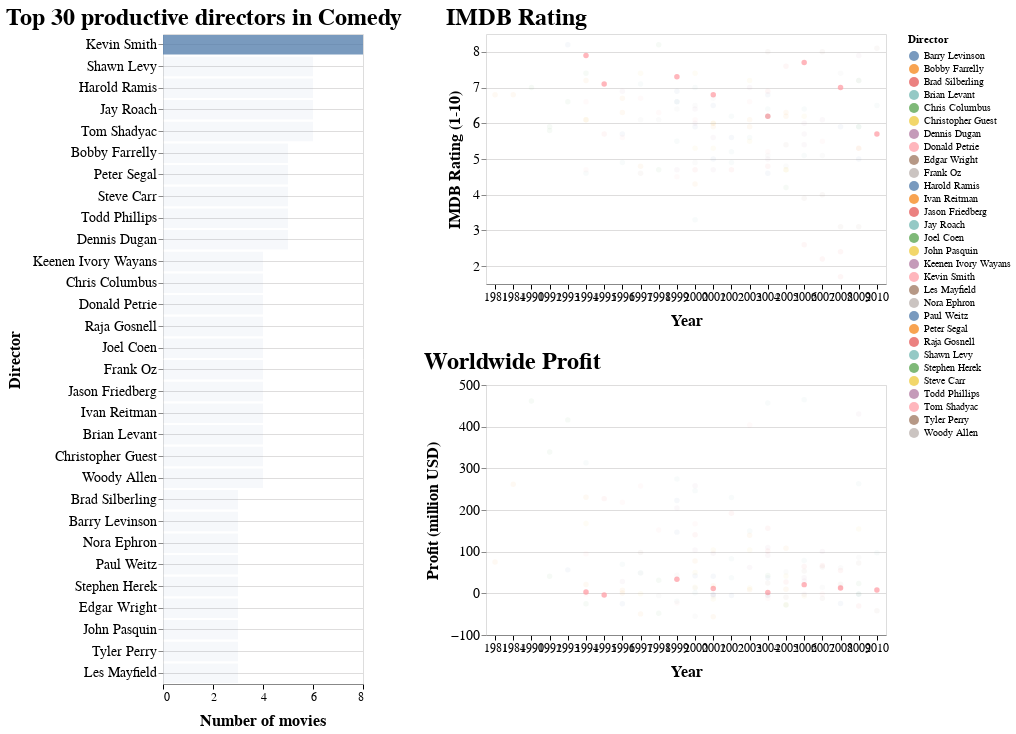

The notebook cell saved with this chart:
### Code cell
make_plot(genre = 'Comedy')

### Figure 1 — Vega-Lite specification as saved in the notebook (floating-point values rounded to 4 significant figures)
{"$schema": "https://vega.github.io/schema/vega-lite/v3.4.0.json", "config": {"axisX": {"domain": true, "domainWidth": 1, "grid": false, "gridColor": "#DEDDDD", "labelAngle": 0, "labelFont": "Arial", "labelFontSize": 12, "tickColor": "#000000", "tickSize": 5, "title": "X Axis Title (units)", "titleFont": "Arial", "titleFontSize": 16, "titlePadding": 10}, "axisY": {"domain": false, "grid": true, "gridColor": "#DEDDDD", "gridWidth": 1, "labelAngle": 0, "labelFont": "Arial", "labelFontSize": 14, "title": "Y Axis Title (units)", "titleFont": "Arial", "titleFontSize": 16, "titlePadding": 10}, "title": {"anchor": "start", "font": "Arial", "fontColor": "#000000", "fontSize": 24}, "view": {"height": 300, "width": 400}}, "datasets": {"data-1de48c468e58f005d5bb31c1f5b9267d": [{"Count": 8, "Director": "Kevin Smith", "Major_Genre": "Comedy"}, {"Count": 6, "Director": "Shawn Levy", "Major_Genre": "Comedy"}, {"Count": 6, "Director": "Harold Ramis", "Major_Genre": "Comedy"}, {"Count": 6, "Director": "Jay Roach", "Major_Genre": "Comedy"}, {"Count": 6, "Director": "Tom Shadyac", "Major_Genre": "Comedy"}, {"Count": 5, "Director": "Bobby Farrelly", "Major_Genre": "Comedy"}, {"Count": 5, "Director": "Peter Segal", "Major_Genre": "Comedy"}, {"Count": 5, "Director": "Steve Carr", "Major_Genre": "Comedy"}, {"Count": 5, "Director": "Todd Phillips", "Major_Genre": "Comedy"}, {"Count": 5, "Director": "Dennis Dugan", "Major_Genre": "Comedy"}, {"Count": 4, "Director": "Keenen Ivory Wayans", "Major_Genre": "Comedy"}, {"Count": 4, "Director": "Chris Columbus", "Major_Genre": "Comedy"}, {"Count": 4, "Director": "Donald Petrie", "Major_Genre": "Comedy"}, {"Count": 4, "Director": "Raja Gosnell", "Major_Genre": "Comedy"}, {"Count": 4, "Director": "Joel Coen", "Major_Genre": "Comedy"}, {"Count": 4, "Director": "Frank Oz", "Major_Genre": "Comedy"}, {"Count": 4, "Director": "Jason Friedberg", "Major_Genre": "Comedy"}, {"Count": 4, "Director": "Ivan Reitman", "Major_Genre": "Comedy"}, {"Count": 4, "Director": "Brian Levant", "Major_Genre": "Comedy"}, {"Count": 4, "Director": "Christopher Guest", "Major_Genre": "Comedy"}, {"Count": 4, "Director": "Woody Allen", "Major_Genre": "Comedy"}, {"Count": 3, "Director": "Brad Silberling", "Major_Genre": "Comedy"}, {"Count": 3, "Director": "Barry Levinson", "Major_Genre": "Comedy"}, {"Count": 3, "Director": "Nora Ephron", "Major_Genre": "Comedy"}, {"Count": 3, "Director": "Paul Weitz", "Major_Genre": "Comedy"}, {"Count": 3, "Director": "Stephen Herek", "Major_Genre": "Comedy"}, {"Count": 3, "Director": "Edgar Wright", "Major_Genre": "Comedy"}, {"Count": 3, "Director": "John Pasquin", "Major_Genre": "Comedy"}, {"Count": 3, "Director": "Tyler Perry", "Major_Genre": "Comedy"}, {"Count": 3, "Director": "Les Mayfield", "Major_Genre": "Comedy"}], "data-b2b71579100f23351480873e3c0777b7": [{"Count": 6, "Director": "Tom Shadyac", "IMDB_Rating": 6.6, "MPAA_Rating": "PG-13", "Major_Genre": "Comedy", "Profit_Million": 95.22, "Title": "Ace Ventura: Pet Detective", "Year": 1994}, {"Count": 6, "Director": "Tom Shadyac", "IMDB_Rating": 5.6, "MPAA_Rating": "PG-13", "Major_Genre": "Comedy", "Profit_Million": 218.8, "Title": "The Nutty Professor", "Year": 1996}, {"Count": 6, "Director": "Tom Shadyac", "IMDB_Rating": 5.5, "MPAA_Rating": "PG", "Major_Genre": "Comedy", "Profit_Million": -1.781, "Title": "Evan Almighty", "Year": 2007}, {"Count": 6, "Director": "Tom Shadyac", "IMDB_Rating": 6.6, "MPAA_Rating": "PG-13", "Major_Genre": "Comedy", "Profit_Million": 404.0, "Title": "Bruce Almighty", "Year": 2003}, {"Count": 6, "Director": "Tom Shadyac", "IMDB_Rating": 6.7, "MPAA_Rating": "PG-13", "Major_Genre": "Comedy", "Profit_Million": 257.7, "Title": "Liar Liar", "Year": 1997}, {"Count": 6, "Director": "Tom Shadyac", "IMDB_Rating": 6.3, "MPAA_Rating": "PG-13", "Major_Genre": "Comedy", "Profit_Million": 152.2, "Title": "Patch Adams", "Year": 1998}, {"Count": 8, "Director": "Kevin Smith", "IMDB_Rating": 7.9, "MPAA_Rating": "R", "Major_Genre": "Comedy", "Profit_Million": 3.046, "Title": "Clerks", "Year": 1994}, {"Count": 8, "Director": "Kevin Smith", "IMDB_Rating": 7.1, "MPAA_Rating": "R", "Major_Genre": "Comedy", "Profit_Million": -3.992, "Title": "Mallrats", "Year": 1995}, {"Count": 8, "Director": "Kevin Smith", "IMDB_Rating": 5.7, "MPAA_Rating": "R", "Major_Genre": "Comedy", "Profit_Million": 7.875, "Title": "Cop Out", "Year": 2010}, {"Count": 8, "Director": "Kevin Smith", "IMDB_Rating": 7.7, "MPAA_Rating": "R", "Major_Genre": "Comedy", "Profit_Million": 20.89, "Title": "Clerks II", "Year": 2006}, {"Count": 8, "Director": "Kevin Smith", "IMDB_Rating": 7.3, "MPAA_Rating": "R", "Major_Genre": "Comedy", "Profit_Million": 33.95, "Title": "Dogma", "Year": 1999}, {"Count": 8, "Director": "Kevin Smith", "IMDB_Rating": 6.2, "MPAA_Rating": "PG-13", "Major_Genre": "Comedy", "Profit_Million": 2.066, "Title": "Jersey Girl", "Year": 2004}, {"Count": 8, "Director": "Kevin Smith", "IMDB_Rating": 6.8, "MPAA_Rating": "R", "Major_Genre": "Comedy", "Profit_Million": 11.76, "Title": "Jay and Silent Bob Strike Back", "Year": 2001}, {"Count": 8, "Director": "Kevin Smith", "IMDB_Rating": 7, "MPAA_Rating": "R", "Major_Genre": "Comedy", "Profit_Million": 12.85, "Title": "Zack and Miri Make a Porno", "Year": 2008}, {"Count": 3, "Director": "Brad Silberling", "IMDB_Rating": 5.7, "MPAA_Rating": "PG", "Major_Genre": "Comedy", "Profit_Million": 227.3, "Title": "Casper", "Year": 1995}, {"Count": 3, "Director": "Brad Silberling", "IMDB_Rating": 5.3, "MPAA_Rating": "PG-13", "Major_Genre": "Comedy", "Profit_Million": -30.45, "Title": "Land of the Lost", "Year": 2009}, {"Count": 3, "Director": "Brad Silberling", "IMDB_Rating": 6.9, "MPAA_Rating": "PG", "Major_Genre": "Comedy", "Profit_Million": 101.6, "Title": "Lemony Snicket's A Series of Unfortunate Events", "Year": 2004}, {"Count": 5, "Director": "Bobby Farrelly", "IMDB_Rating": 7.2, "MPAA_Rating": "PG-13", "Major_Genre": "Comedy", "Profit_Million": 230.4, "Title": "Dumb & Dumber", "Year": 1994}, {"Count": 5, "Director": "Bobby Farrelly", "IMDB_Rating": 6.7, "MPAA_Rating": "R", "Major_Genre": "Comedy", "Profit_Million": 7.223, "Title": "Kingpin", "Year": 1996}, {"Count": 5, "Director": "Bobby Farrelly", "IMDB_Rating": 6.3, "MPAA_Rating": "PG-13", "Major_Genre": "Comedy", "Profit_Million": 10.07, "Title": "Fever Pitch", "Year": 2005}, {"Count": 5, "Director": "Bobby Farrelly", "IMDB_Rating": 6, "MPAA_Rating": "PG", "Major_Genre": "Comedy", "Profit_Million": -56.4, "Title": "Osmosis Jones", "Year": 2001}, {"Count": 5, "Director": "Bobby Farrelly", "IMDB_Rating": 5.9, "MPAA_Rating": "PG-13", "Major_Genre": "Comedy", "Profit_Million": 8.537, "Title": "Stuck On You", "Year": 2003}, {"Count": 4, "Director": "Brian Levant", "IMDB_Rating": 4.6, "MPAA_Rating": "PG", "Major_Genre": "Comedy", "Profit_Million": 313.5, "Title": "The Flintstones", "Year": 1994}, {"Count": 4, "Director": "Brian Levant", "IMDB_Rating": 4.9, "MPAA_Rating": "PG", "Major_Genre": "Comedy", "Profit_Million": 69.83, "Title": "Jingle All the Way", "Year": 1996}, {"Count": 4, "Director": "Brian Levant", "IMDB_Rating": 4.9, "MPAA_Rating": "PG", "Major_Genre": "Comedy", "Profit_Million": 83.01, "Title": "Snow Dogs", "Year": 2002}, {"Count": 4, "Director": "Brian Levant", "IMDB_Rating": 3.3, "MPAA_Rating": "PG", "Major_Genre": "Comedy", "Profit_Million": 1.431, "Title": "The Flintstones in Viva Rock Vegas", "Year": 2000}, {"Count": 4, "Director": "Ivan Reitman", "IMDB_Rating": 6.8, "MPAA_Rating": "PG", "Major_Genre": "Comedy", "Profit_Million": 261.6, "Title": "Ghostbusters", "Year": 1984}, {"Count": 4, "Director": "Ivan Reitman", "IMDB_Rating": 6.8, "MPAA_Rating": "R", "Major_Genre": "Comedy", "Profit_Million": 75.3, "Title": "Stripes", "Year": 1981}, {"Count": 4, "Director": "Ivan Reitman", "IMDB_Rating": 5.9, "MPAA_Rating": "PG-13", "Major_Genre": "Comedy", "Profit_Million": 18.34, "Title": "Evolution", "Year": 2001}, {"Count": 4, "Director": "Ivan Reitman", "IMDB_Rating": 4.8, "MPAA_Rating": "PG-13", "Major_Genre": "Comedy", "Profit_Million": -49.32, "Title": "Father's Day", "Year": 1997}, {"Count": 6, "Director": "Harold Ramis", "IMDB_Rating": 8.2, "MPAA_Rating": "PG", "Major_Genre": "Comedy", "Profit_Million": 56.31, "Title": "Groundhog Day", "Year": 1993}, {"Count": 6, "Director": "Harold Ramis", "IMDB_Rating": 5.7, "MPAA_Rating": "PG-13", "Major_Genre": "Comedy", "Profit_Million": -24.87, "Title": "Multiplicity", "Year": 1996}, {"Count": 6, "Director": "Harold Ramis", "IMDB_Rating": 5.6, "MPAA_Rating": "R", "Major_Genre": "Comedy", "Profit_Million": -5.005, "Title": "Analyze That", "Year": 2002}, {"Count": 6, "Director": "Harold Ramis", "IMDB_Rating": 6.6, "MPAA_Rating": "R", "Major_Genre": "Comedy", "Profit_Million": 146.9, "Title": "Analyze This", "Year": 1999}, {"Count": 6, "Director": "Harold Ramis", "IMDB_Rating": 5.9, "MPAA_Rating": "PG-13", "Major_Genre": "Comedy", "Profit_Million": 42.38, "Title": "Bedazzled", "Year": 2000}, {"Count": 6, "Director": "Harold Ramis", "IMDB_Rating": 5, "MPAA_Rating": "PG-13", "Major_Genre": "Comedy", "Profit_Million": -2.395, "Title": "Year One", "Year": 2009}, {"Count": 4, "Director": "Chris Columbus", "IMDB_Rating": 5.8, "MPAA_Rating": "PG", "Major_Genre": "Comedy", "Profit_Million": 339.0, "Title": "Home Alone 2: Lost in New York", "Year": 1992}, {"Count": 4, "Director": "Chris Columbus", "IMDB_Rating": 7, "MPAA_Rating": "PG", "Major_Genre": "Comedy", "Profit_Million": 461.7, "Title": "Home Alone", "Year": 1990}, {"Count": 4, "Director": "Chris Columbus", "IMDB_Rating": 6.6, "MPAA_Rating": "PG-13", "Major_Genre": "Comedy", "Profit_Million": 416.3, "Title": "Mrs. Doubtfire", "Year": 1993}, {"Count": 4, "Director": "Chris Columbus", "IMDB_Rating": 5.9, "MPAA_Rating": "PG-13", "Major_Genre": "Comedy", "Profit_Million": -1.617, "Title": "I Love You, Beth Cooper", "Year": 2009}, {"Count": 5, "Director": "Dennis Dugan", "IMDB_Rating": 6.9, "MPAA_Rating": "PG-13", "Major_Genre": "Comedy", "Profit_Million": 28.62, "Title": "Happy Gilmore", "Year": 1996}, {"Count": 5, "Director": "Dennis Dugan", "IMDB_Rating": 4.7, "MPAA_Rating": "PG-13", "Major_Genre": "Comedy", "Profit_Million": 204.8, "Title": "Big Daddy", "Year": 1999}, {"Count": 5, "Director": "Dennis Dugan", "IMDB_Rating": 5.4, "MPAA_Rating": "PG-13", "Major_Genre": "Comedy", "Profit_Million": 29.84, "Title": "The Benchwarmers", "Year": 2006}, {"Count": 5, "Director": "Dennis Dugan", "IMDB_Rating": 6.1, "MPAA_Rating": "PG-13", "Major_Genre": "Comedy", "Profit_Million": 100.7, "Title": "I Now Pronounce You Chuck and Larry", "Year": 2007}, {"Count": 5, "Director": "Dennis Dugan", "IMDB_Rating": 5.6, "MPAA_Rating": "R", "Major_Genre": "Comedy", "Profit_Million": -2.648, "Title": "Saving Silverman", "Year": 2001}, {"Count": 4, "Director": "Joel Coen", "IMDB_Rating": 7.4, "MPAA_Rating": "PG", "Major_Genre": "Comedy", "Profit_Million": -25.06, "Title": "The Hudsucker Proxy", "Year": 1994}, {"Count": 4, "Director": "Joel Coen", "IMDB_Rating": 7.2, "MPAA_Rating": "R", "Major_Genre": "Comedy", "Profit_Million": 23.71, "Title": "A Serious Man", "Year": 2009}, {"Count": 4, "Director": "Joel Coen", "IMDB_Rating": 8.2, "MPAA_Rating": "R", "Major_Genre": "Comedy", "Profit_Million": 31.19, "Title": "The Big Lebowski", "Year": 1998}, {"Count": 4, "Director": "Joel Coen", "IMDB_Rating": 6.2, "MPAA_Rating": "R", "Major_Genre": "Comedy", "Profit_Million": 42.69, "Title": "The Ladykillers", "Year": 2004}, {"Count": 3, "Director": "Stephen Herek", "IMDB_Rating": 5.9, "MPAA_Rating": "PG", "Major_Genre": "Comedy", "Profit_Million": 40.75, "Title": "The Mighty Ducks", "Year": 1992}, {"Count": 3, "Director": "Stephen Herek", "IMDB_Rating": 4.7, "MPAA_Rating": "PG", "Major_Genre": "Comedy", "Profit_Million": -47.93, "Title": "Holy Man", "Year": 1998}, {"Count": 3, "Director": "Stephen Herek", "IMDB_Rating": 4.2, "MPAA_Rating": "PG-13", "Major_Genre": "Comedy", "Profit_Million": -27.9, "Title": "Man of the House", "Year": 2005}, {"Count": 5, "Director": "Peter Segal", "IMDB_Rating": 6.1, "MPAA_Rating": "PG-13", "Major_Genre": "Comedy", "Profit_Million": 21.04, "Title": "Naked Gun 33 1/3: The Final Insult", "Year": 1994}, {"Count": 5, "Director": "Peter Segal", "IMDB_Rating": 6.1, "MPAA_Rating": "PG-13", "Major_Genre": "Comedy", "Profit_Million": 139.7, "Title": "Anger Management", "Year": 2003}, {"Count": 5, "Director": "Peter Segal", "IMDB_Rating": 6.2, "MPAA_Rating": "PG-13", "Major_Genre": "Comedy", "Profit_Million": 108.3, "Title": "The Longest Yard", "Year": 2005}, {"Count": 5, "Director": "Peter Segal", "IMDB_Rating": 6.3, "MPAA_Rating": "PG-13", "Major_Genre": "Comedy", "Profit_Million": 0.8318, "Title": "My Fellow Americans", "Year": 1996}, {"Count": 5, "Director": "Peter Segal", "IMDB_Rating": 4.3, "MPAA_Rating": "PG-13", "Major_Genre": "Comedy", "Profit_Million": 77.6, "Title": "Nutty Professor II: The Klumps", "Year": 2000}, {"Count": 4, "Director": "Donald Petrie", "IMDB_Rating": 4.7, "MPAA_Rating": "PG", "Major_Genre": "Comedy", "Profit_Million": -1.912, "Title": "Ri¢hie Ri¢h", "Year": 1994}, {"Count": 4, "Director": "Donald Petrie", "IMDB_Rating": 6.1, "MPAA_Rating": "PG-13", "Major_Genre": "Comedy", "Profit_Million": 167.1, "Title": "Miss Congeniality", "Year": 2000}, {"Count": 4, "Director": "Donald Petrie", "IMDB_Rating": 5.2, "MPAA_Rating": "PG-13", "Major_Genre": "Comedy", "Profit_Million": -11.53, "Title": "Welcome to Mooseport", "Year": 2004}, {"Count": 4, "Director": "Donald Petrie", "IMDB_Rating": 4.5, "MPAA_Rating": "PG", "Major_Genre": "Comedy", "Profit_Million": -23.15, "Title": "My Favorite Martian", "Year": 1999}, {"Count": 3, "Director": "John Pasquin", "IMDB_Rating": 6.1, "MPAA_Rating": "PG", "Major_Genre": "Comedy", "Profit_Million": 167.8, "Title": "The Santa Clause", "Year": 1994}, {"Count": 3, "Director": "John Pasquin", "IMDB_Rating": 5.3, "MPAA_Rating": "PG", "Major_Genre": "Comedy", "Profit_Million": -13.48, "Title": "Joe Somebody", "Year": 2001}, {"Count": 3, "Director": "John Pasquin", "IMDB_Rating": 4.7, "MPAA_Rating": "PG-13", "Major_Genre": "Comedy", "Profit_Million": 41.38, "Title": "Miss Congeniality 2: Armed and Fabulous", "Year": 2005}, {"Count": 4, "Director": "Christopher Guest", "IMDB_Rating": 7.4, "MPAA_Rating": "R", "Major_Genre": "Comedy", "Profit_Million": -1.077, "Title": "Waiting for Guffman", "Year": 1997}, {"Count": 4, "Director": "Christopher Guest", "IMDB_Rating": 7.4, "MPAA_Rating": "PG-13", "Major_Genre": "Comedy", "Profit_Million": 14.7, "Title": "Best in Show", "Year": 2000}, {"Count": 4, "Director": "Christopher Guest", "IMDB_Rating": 6.2, "MPAA_Rating": "PG-13", "Major_Genre": "Comedy", "Profit_Million": -6.45, "Title": "For Your Consideration", "Year": 2006}, {"Count": 4, "Director": "Christopher Guest", "IMDB_Rating": 7.2, "MPAA_Rating": "PG-13", "Major_Genre": "Comedy", "Profit_Million": 12.55, "Title": "A Mighty Wind", "Year": 2003}, {"Count": 3, "Director": "Paul Weitz", "IMDB_Rating": 6.9, "MPAA_Rating": "R", "Major_Genre": "Comedy", "Profit_Million": 222.8, "Title": "American Pie", "Year": 1999}, {"Count": 3, "Director": "Paul Weitz", "IMDB_Rating": 5, "MPAA_Rating": "PG-13", "Major_Genre": "Comedy", "Profit_Million": 41.17, "Title": "Down to Earth", "Year": 2001}, {"Count": 3, "Director": "Paul Weitz", "IMDB_Rating": 6.8, "MPAA_Rating": "PG-13", "Major_Genre": "Comedy", "Profit_Million": 37.49, "Title": "In Good Company", "Year": 2004}, {"Count": 6, "Director": "Jay Roach", "IMDB_Rating": 6.6, "MPAA_Rating": "PG-13", "Major_Genre": "Comedy", "Profit_Million": 274.6, "Title": "Austin Powers: The Spy Who Shagged Me", "Year": 1999}, {"Count": 6, "Director": "Jay Roach", "IMDB_Rating": 6.2, "MPAA_Rating": "PG-13", "Major_Genre": "Comedy", "Profit_Million": 229.7, "Title": "Austin Powers in Goldmember", "Year": 2002}, {"Count": 6, "Director": "Jay Roach", "IMDB_Rating": 7.1, "MPAA_Rating": "PG-13", "Major_Genre": "Comedy", "Profit_Million": 49.68, "Title": "Austin Powers: International Man of Mystery", "Year": 1997}, {"Count": 6, "Director": "Jay Roach", "IMDB_Rating": 6.4, "MPAA_Rating": "PG-13", "Major_Genre": "Comedy", "Profit_Million": 456.6, "Title": "Meet the Fockers", "Year": 2004}, {"Count": 6, "Director": "Jay Roach", "IMDB_Rating": 7, "MPAA_Rating": "PG-13", "Major_Genre": "Comedy", "Profit_Million": 246.5, "Title": "Meet the Parents", "Year": 2000}, {"Count": 6, "Director": "Jay Roach", "IMDB_Rating": 5.5, "MPAA_Rating": "R", "Major_Genre": "Comedy", "Profit_Million": -19.11, "Title": "Mystery, Alaska", "Year": 1999}, {"Count": 6, "Director": "Shawn Levy", "IMDB_Rating": 5.2, "MPAA_Rating": "PG", "Major_Genre": "Comedy", "Profit_Million": 37.38, "Title": "Big Fat Liar", "Year": 2002}, {"Count": 6, "Director": "Shawn Levy", "IMDB_Rating": 5.6, "MPAA_Rating": "PG", "Major_Genre": "Comedy", "Profit_Million": 149.7, "Title": "Cheaper by the Dozen", "Year": 2003}, {"Count": 6, "Director": "Shawn Levy", "IMDB_Rating": 6.5, "MPAA_Rating": "PG-13", "Major_Genre": "Comedy", "Profit_Million": 97.25, "Title": "Date Night", "Year": 2010}, {"Count": 6, "Director": "Shawn Levy", "IMDB_Rating": 6.4, "MPAA_Rating": "PG", "Major_Genre": "Comedy", "Profit_Million": 464.5, "Title": "Night at the Museum", "Year": 2006}, {"Count": 6, "Director": "Shawn Levy", "IMDB_Rating": 5.9, "MPAA_Rating": "PG", "Major_Genre": "Comedy", "Profit_Million": 263.1, "Title": "Night at the Museum: Battle of the Smithsonian", "Year": 2009}, {"Count": 6, "Director": "Shawn Levy", "IMDB_Rating": 5.1, "MPAA_Rating": "PG", "Major_Genre": "Comedy", "Profit_Million": 78.93, "Title": "The Pink Panther", "Year": 2006}, {"Count": 4, "Director": "Raja Gosnell", "IMDB_Rating": 4.7, "MPAA_Rating": "PG-13", "Major_Genre": "Comedy", "Profit_Million": 140.6, "Title": "Big Momma's House", "Year": 2000}, {"Count": 4, "Director": "Raja Gosnell", "IMDB_Rating": 4.8, "MPAA_Rating": "PG", "Major_Genre": "Comedy", "Profit_Million": 156.2, "Title": "Scooby-Doo 2: Monsters Unleashed", "Year": 2004}, {"Count": 4, "Director": "Raja Gosnell", "IMDB_Rating": 4.7, "MPAA_Rating": "PG", "Major_Genre": "Comedy", "Profit_Million": 192.3, "Title": "Scooby-Doo", "Year": 2002}, {"Count": 4, "Director": "Raja Gosnell", "IMDB_Rating": 7.6, "MPAA_Rating": "PG", "Major_Genre": "Comedy", "Profit_Million": 27.36, "Title": "Yours, Mine and Ours", "Year": 2005}, {"Count": 3, "Director": "Barry Levinson", "IMDB_Rating": 6.5, "MPAA_Rating": "PG-13", "Major_Genre": "Comedy", "Profit_Million": -3.477, "Title": "Bandits", "Year": 2001}, {"Count": 3, "Director": "Barry Levinson", "IMDB_Rating": 4.6, "MPAA_Rating": "PG-13", "Major_Genre": "Comedy", "Profit_Million": -5.434, "Title": "Envy", "Year": 2004}, {"Count": 3, "Director": "Barry Levinson", "IMDB_Rating": 5.9, "MPAA_Rating": "R", "Major_Genre": "Comedy", "Profit_Million": -24.59, "Title": "What Just Happened", "Year": 2008}, {"Count": 4, "Director": "Frank Oz", "IMDB_Rating": 6.4, "MPAA_Rating": "PG-13", "Major_Genre": "Comedy", "Profit_Million": 43.7, "Title": "Bowfinger", "Year": 1999}, {"Count": 4, "Director": "Frank Oz", "IMDB_Rating": 5.1, "MPAA_Rating": "R", "Major_Genre": "Comedy", "Profit_Million": 14.74, "Title": "Death at a Funeral", "Year": 2007}, {"Count": 4, "Director": "Frank Oz", "IMDB_Rating": 6.1, "MPAA_Rating": "PG-13", "Major_Genre": "Comedy", "Profit_Million": 48.23, "Title": "In & Out", "Year": 1997}, {"Count": 4, "Director": "Frank Oz", "IMDB_Rating": 5.1, "MPAA_Rating": "PG-13", "Major_Genre": "Comedy", "Profit_Million": -3.778, "Title": "The Stepford Wives", "Year": 2004}, {"Count": 3, "Director": "Nora Ephron", "IMDB_Rating": 4.8, "MPAA_Rating": "PG-13", "Major_Genre": "Comedy", "Profit_Million": 51.41, "Title": "Bewitched", "Year": 2005}, {"Count": 3, "Director": "Nora Ephron", "IMDB_Rating": 7.2, "MPAA_Rating": "PG-13", "Major_Genre": "Comedy", "Profit_Million": 86.65, "Title": "Julie & Julia", "Year": 2009}, {"Count": 3, "Director": "Nora Ephron", "IMDB_Rating": 4.9, "MPAA_Rating": "R", "Major_Genre": "Comedy", "Profit_Million": -54.99, "Title": "Lucky Numbers", "Year": 2000}, {"Count": 4, "Director": "Woody Allen", "IMDB_Rating": 6.1, "MPAA_Rating": "R", "Major_Genre": "Comedy", "Profit_Million": -5.8, "Title": "Celebrity", "Year": 1998}, {"Count": 4, "Director": "Woody Allen", "IMDB_Rating": 6.7, "MPAA_Rating": "PG-13", "Major_Genre": "Comedy", "Profit_Million": -7.503, "Title": "The Curse of the Jade Scorpion", "Year": 2001}, {"Count": 4, "Director": "Woody Allen", "IMDB_Rating": 7.4, "MPAA_Rating": "PG-13", "Major_Genre": "Comedy", "Profit_Million": 61.21, "Title": "Vicky Cristina Barcelona", "Year": 2008}, {"Count": 4, "Director": "Woody Allen", "IMDB_Rating": 6.5, "MPAA_Rating": "PG", "Major_Genre": "Comedy", "Profit_Million": 11.93, "Title": "Small Time Crooks", "Year": 2000}, {"Count": 3, "Director": "Les Mayfield", "IMDB_Rating": 4, "MPAA_Rating": "PG-13", "Major_Genre": "Comedy", "Profit_Million": -11.86, "Title": "Code Name: The Cleaner", "Year": 2007}, {"Count": 3, "Director": "Les Mayfield", "IMDB_Rating": 4.6, "MPAA_Rating": "PG", "Major_Genre": "Comedy", "Profit_Million": 97.99, "Title": "Flubber", "Year": 1997}, {"Count": 3, "Director": "Les Mayfield", "IMDB_Rating": 5.4, "MPAA_Rating": "PG-13", "Major_Genre": "Comedy", "Profit_Million": -9.606, "Title": "The Man", "Year": 2005}, {"Count": 5, "Director": "Steve Carr", "IMDB_Rating": 5.5, "MPAA_Rating": "PG", "Major_Genre": "Comedy", "Profit_Million": 104.3, "Title": "Daddy Day Care", "Year": 2003}, {"Count": 5, "Director": "Steve Carr", "IMDB_Rating": 6, "MPAA_Rating": "PG", "Major_Genre": "Comedy", "Profit_Million": 104.1, "Title": "Doctor Dolittle 2", "Year": 2001}, {"Count": 5, "Director": "Steve Carr", "IMDB_Rating": 5.3, "MPAA_Rating": "R", "Major_Genre": "Comedy", "Profit_Million": 50.18, "Title": "Next Friday", "Year": 2000}, {"Count": 5, "Director": "Steve Carr", "IMDB_Rating": 5.3, "MPAA_Rating": "PG", "Major_Genre": "Comedy", "Profit_Million": 154.4, "Title": "Paul Blart: Mall Cop", "Year": 2009}, {"Count": 5, "Director": "Steve Carr", "IMDB_Rating": 4.7, "MPAA_Rating": "PG", "Major_Genre": "Comedy", "Profit_Million": -27.51, "Title": "Rebound", "Year": 2005}, {"Count": 4, "Director": "Jason Friedberg", "IMDB_Rating": 2.6, "MPAA_Rating": "PG-13", "Major_Genre": "Comedy", "Profit_Million": 64.55, "Title": "Date Movie", "Year": 2006}, {"Count": 4, "Director": "Jason Friedberg", "IMDB_Rating": 1.7, "MPAA_Rating": "PG-13", "Major_Genre": "Comedy", "Profit_Million": 14.69, "Title": "Disaster Movie", "Year": 2008}, {"Count": 4, "Director": "Jason Friedberg", "IMDB_Rating": 2.2, "MPAA_Rating": "PG-13", "Major_Genre": "Comedy", "Profit_Million": 66.86, "Title": "Epic Movie", "Year": 2007}, {"Count": 4, "Director": "Jason Friedberg", "IMDB_Rating": 2.4, "MPAA_Rating": "PG-13", "Major_Genre": "Comedy", "Profit_Million": 54.65, "Title": "Meet the Spartans", "Year": 2008}, {"Count": 3, "Director": "Tyler Perry", "IMDB_Rating": 3.9, "MPAA_Rating": "PG-13", "Major_Genre": "Comedy", "Profit_Million": 53.31, "Title": "Madea's Family Reunion", "Year": 2006}, {"Count": 3, "Director": "Tyler Perry", "IMDB_Rating": 3.1, "MPAA_Rating": "PG-13", "Major_Genre": "Comedy", "Profit_Million": 21.98, "Title": "Meet the Browns", "Year": 2008}, {"Count": 3, "Director": "Tyler Perry", "IMDB_Rating": 3.1, "MPAA_Rating": "PG-13", "Major_Genre": "Comedy", "Profit_Million": 73.01, "Title": "Madea Goes To Jail", "Year": 2009}, {"Count": 5, "Director": "Todd Phillips", "IMDB_Rating": 7.9, "MPAA_Rating": "R", "Major_Genre": "Comedy", "Profit_Million": 430.1, "Title": "The Hangover", "Year": 2009}, {"Count": 5, "Director": "Todd Phillips", "IMDB_Rating": 6.2, "MPAA_Rating": "PG-13", "Major_Genre": "Comedy", "Profit_Million": 110.2, "Title": "Starsky & Hutch", "Year": 2004}, {"Count": 5, "Director": "Todd Phillips", "IMDB_Rating": 7, "MPAA_Rating": "R", "Major_Genre": "Comedy", "Profit_Million": 62.33, "Title": "Old School", "Year": 2003}, {"Count": 5, "Director": "Todd Phillips", "IMDB_Rating": 6.4, "MPAA_Rating": "R", "Major_Genre": "Comedy", "Profit_Million": 103.7, "Title": "Road Trip", "Year": 2000}, {"Count": 5, "Director": "Todd Phillips", "IMDB_Rating": 6, "MPAA_Rating": "PG-13", "Major_Genre": "Comedy", "Profit_Million": -2.192, "Title": "School for Scoundrels", "Year": 2006}, {"Count": 3, "Director": "Edgar Wright", "IMDB_Rating": 8, "MPAA_Rating": "R", "Major_Genre": "Comedy", "Profit_Million": 63.2, "Title": "Hot Fuzz", "Year": 2007}, {"Count": 3, "Director": "Edgar Wright", "IMDB_Rating": 8, "MPAA_Rating": "R", "Major_Genre": "Comedy", "Profit_Million": 24.63, "Title": "Shaun of the Dead", "Year": 2004}, {"Count": 3, "Director": "Edgar Wright", "IMDB_Rating": 8.1, "MPAA_Rating": "PG-13", "Major_Genre": "Comedy", "Profit_Million": -41.85, "Title": "Scott Pilgrim vs. The World", "Year": 2010}, {"Count": 4, "Director": "Keenen Ivory Wayans", "IMDB_Rating": 5.7, "MPAA_Rating": "PG-13", "Major_Genre": "Comedy", "Profit_Million": 37.64, "Title": "Little Man", "Year": 2006}, {"Count": 4, "Director": "Keenen Ivory Wayans", "IMDB_Rating": 4.7, "MPAA_Rating": "R", "Major_Genre": "Comedy", "Profit_Million": 96.19, "Title": "Scary Movie 2", "Year": 2001}, {"Count": 4, "Director": "Keenen Ivory Wayans", "IMDB_Rating": 6, "MPAA_Rating": "R", "Major_Genre": "Comedy", "Profit_Million": 258.2, "Title": "Scary Movie", "Year": 2000}, {"Count": 4, "Director": "Keenen Ivory Wayans", "IMDB_Rating": 5, "MPAA_Rating": "PG-13", "Major_Genre": "Comedy", "Profit_Million": 91.45, "Title": "White Chicks", "Year": 2004}]}, "hconcat": [{"data": {"name": "data-1de48c468e58f005d5bb31c1f5b9267d"}, "encoding": {"opacity": {"condition": {"selection": "selector020", "value": 0.75}, "value": 0.05}, "x": {"field": "Count", "title": "Number of movies", "type": "quantitative"}, "y": {"field": "Director", "sort": {"field": "Count:Q", "order": "ascending"}, "title": "Director", "type": "nominal"}}, "height": 650, "mark": "bar", "selection": {"selector020": {"fields": ["Director"], "init": {"Director": "Kevin Smith"}, "type": "multi"}}, "title": "Top 30 productive directors in Comedy", "width": 200}, {"data": {"name": "data-b2b71579100f23351480873e3c0777b7"}, "vconcat": [{"encoding": {"color": {"field": "Director", "type": "nominal"}, "opacity": {"condition": {"selection": "selector020", "value": 0.75}, "value": 0.05}, "tooltip": [{"field": "Title", "type": "nominal"}, {"field": "Major_Genre", "type": "nominal"}, {"field": "Director", "type": "nominal"}, {"field": "IMDB_Rating", "type": "quantitative"}], "x": {"axis": {"title": "Year"}, "field": "Year", "type": "ordinal"}, "y": {"axis": {"title": "IMDB Rating (1-10)"}, "field": "IMDB_Rating", "scale": {"zero": false}, "type": "quantitative"}}, "height": 250, "mark": "circle", "selection": {"selector021": {"bind": "scales", "encodings": ["x", "y"], "type": "interval"}}, "title": "IMDB Rating", "width": 400}, {"encoding": {"color": {"field": "Director", "type": "nominal"}, "opacity": {"condition": {"selection": "selector020", "value": 0.75}, "value": 0.05}, "tooltip": [{"field": "Title", "type": "nominal"}, {"field": "Major_Genre", "type": "nominal"}, {"field": "Director", "type": "nominal"}, {"field": "IMDB_Rating", "type": "quantitative"}], "x": {"axis": {"title": "Year"}, "field": "Year", "type": "ordinal"}, "y": {"axis": {"title": "Profit (million USD)"}, "field": "Profit_Million", "scale": {"zero": false}, "type": "quantitative"}}, "height": 250, "mark": "circle", "selection": {"selector022": {"bind": "scales", "encodings": ["x", "y"], "type": "interval"}}, "title": "Worldwide Profit", "width": 400}]}]}
